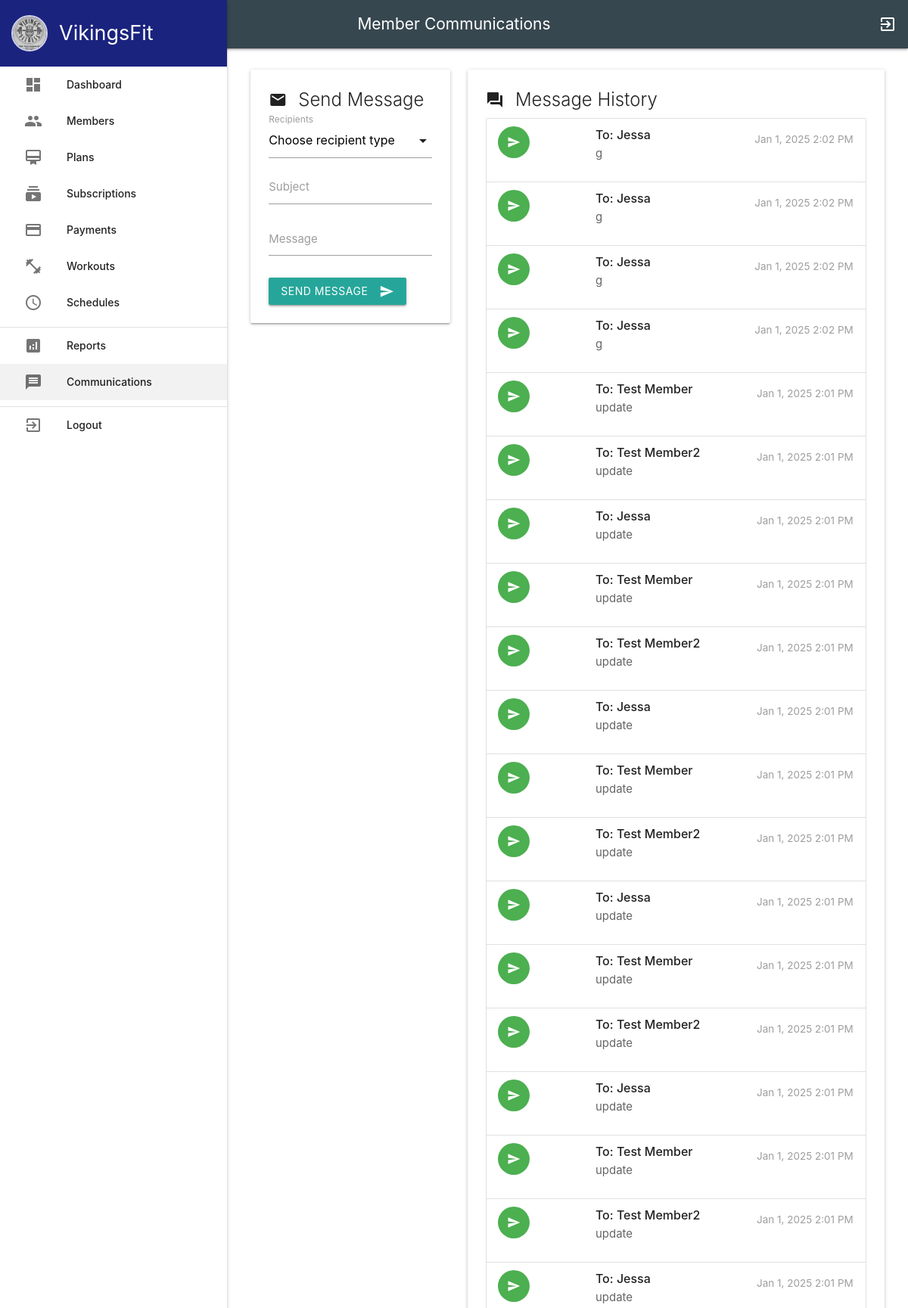
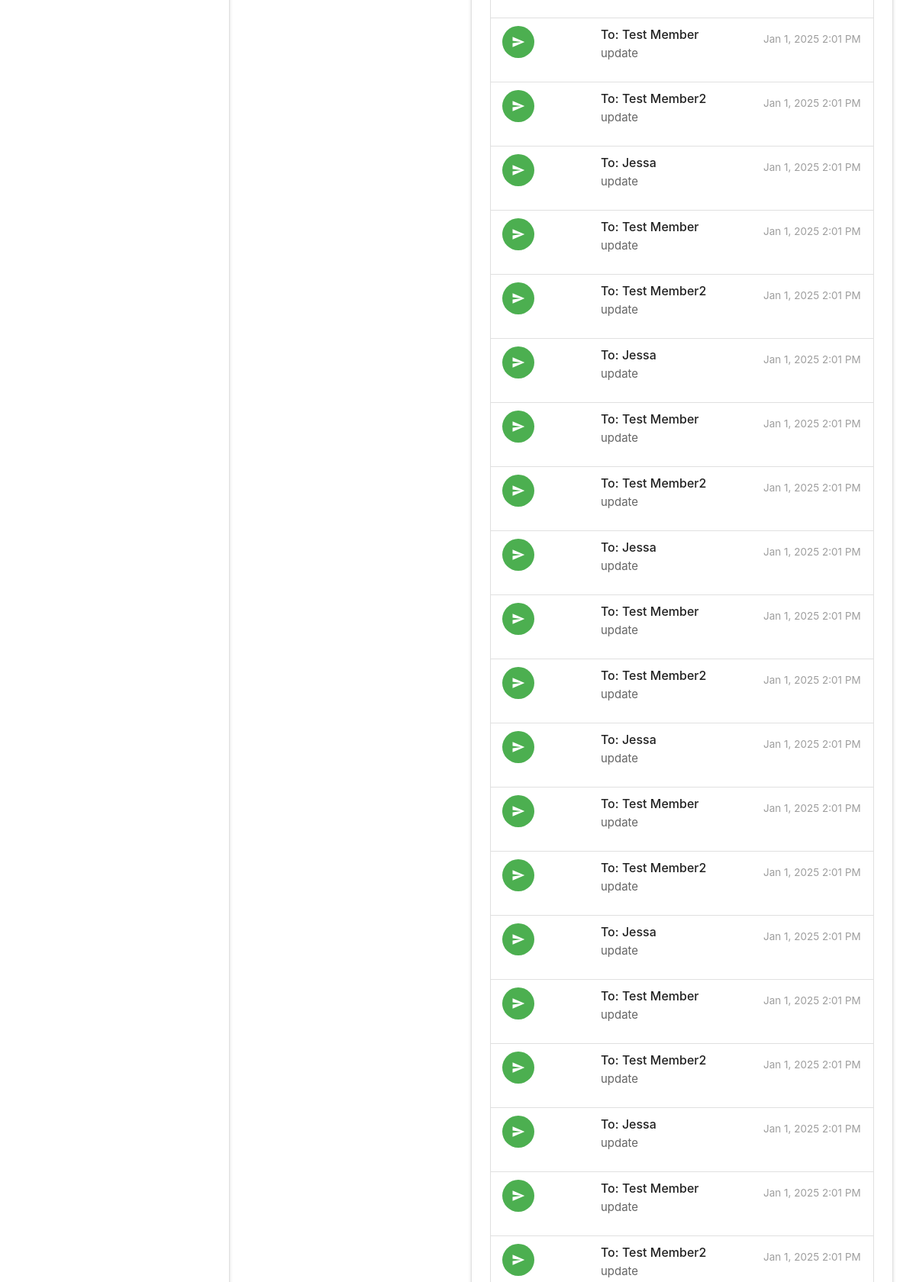
The app's page /admin/communications.php (signed in, upper part) with its own data (2 pictures, top to bottom).
### tables this page shows
CREATE TABLE `messages` (
  `id` int(11) NOT NULL,
  `sender_id` int(11) NOT NULL,
  `recipient_id` int(11) NOT NULL,
  `subject` varchar(255) NOT NULL,
  `message` text NOT NULL,
  `created_at` timestamp NOT NULL DEFAULT current_timestamp()
);

CREATE TABLE `users` (
  `id` int(11) NOT NULL,
  `username` varchar(50) NOT NULL,
  `password` varchar(255) NOT NULL,
  `email` varchar(100) NOT NULL,
  `full_name` varchar(100) NOT NULL,
  `role` enum('admin','member') DEFAULT 'member',
  `created_at` timestamp NOT NULL DEFAULT current_timestamp()
);

### admin/communications.php (the view, shortened to what this page needs)
<?php
require_once 'includes/header.php';
$database = new Database();
$db = $database->getConnection();
$stmt = $db->prepare("
    SELECT
        m.id,
        m.subject,
        m.message,
        m.created_at,
        m.sender_id,
        m.recipient_id,
        s.full_name as sender_name,
        r.full_name as recipient_name,
        r.email as recipient_email
    FROM messages m
    JOIN users s ON m.sender_id = s.id
    JOIN users r ON m.recipient_id = r.id
    WHERE m.sender_id = ? OR m.recipient_id = ?
    ORDER BY m.created_at DESC
    LIMIT 50
");
$stmt->execute([$_SESSION['user_id'], $_SESSION['user_id']]);
$conversations = $stmt->fetchAll(PDO::FETCH_ASSOC);
?>
<main>
    <div class="container-fluid" style="padding: 20px;">
        <div class="row">
            <div class="col s12 m4">
                <div class="card">
                    <div class="card-content">
                        <span class="card-title">
                            <i class="material-icons left">mail</i>
                            Send Message
                        </span>
                        <form method="POST">
                            <div class="input-field">
                                <label>Recipients</label>
                            </div>
                            <div class="input-field">
                                <input type="text" id="subject" name="subject" required>
                                <label for="subject">Subject</label>
                            </div>
                            <div class="input-field">
                                <textarea id="message" name="message" class="materialize-textarea" required></textarea>
                                <label for="message">Message</label>
                            </div>
                            <button class="btn waves-effect waves-light" type="submit">
                                Send Message
                                <i class="material-icons right">send</i>
                            </button>
                        </form>
                    </div>
                </div>
            </div>
            <div class="col s12 m8">
                <div class="card">
                    <div class="card-content">
                        <span class="card-title">
                            <i class="material-icons left">forum</i>
                            Message History
                        </span>
                        <ul class="collection">
                            <?php foreach ($conversations as $conv): ?>
                                <li class="collection-item avatar message-item" data-message-id="<?php echo $conv['id']; ?>">
                                    <?php if ($conv['sender_id'] == $_SESSION['user_id']): ?>
                                        <i class="material-icons circle green">send</i>
                                    <?php else: ?>
                                        <i class="material-icons circle orange">mail</i>
                                    <?php endif; ?>
                                    <div class="message-header">
                                        <?php if ($conv['sender_id'] == $_SESSION['user_id']): ?>
                                            <span class="title">To: <?php echo htmlspecialchars($conv['recipient_name']); ?></span>
                                        <?php else: ?>
                                            <span class="title">From: <?php echo htmlspecialchars($conv['sender_name']); ?></span>
                                        <?php endif; ?>
                                        <?php if ($conv['subject']): ?>
                                            <p class="subject"><?php echo htmlspecialchars($conv['subject']); ?></p>
                                        <?php endif; ?>
                                        <span class="secondary-content">
                                            <?php echo date('M j, Y g:i A', strtotime($conv['created_at'])); ?>
                                        </span>
                                    </div>
                                </li>
                            <?php endforeach; ?>
                        </ul>
                    </div>
                </div>
            </div>
        </div>
    </div>
</main>
<?php require_once 'includes/footer.php'; ?>

### admin/includes/header.php (style rules this page uses)
header, main, footer { padding-left: 300px; }

### admin/communications.php (style rules this page uses)
.collection .collection-item.avatar { min-height: 84px; cursor: pointer; transition: background-color 0.2s ease; }
.message-header { margin-left: 72px; }
.message-header .title { font-weight: 500; display: block; margin-bottom: 3px; }
.message-header .subject { margin: 0; color: #666; }
.secondary-content { color: #9e9e9e !important; font-size: 0.9rem; }

### records on screen
messages: recipient.full_name "Jessa", subject "g", created_at "Jan 1, 2025 2:02 PM"
messages: recipient.full_name "Jessa", subject "g", created_at "Jan 1, 2025 2:02 PM"
messages: recipient.full_name "Jessa", subject "g", created_at "Jan 1, 2025 2:02 PM"
messages: recipient.full_name "Jessa", subject "g", created_at "Jan 1, 2025 2:02 PM"
messages: recipient.full_name "Test Member", subject "update", created_at "Jan 1, 2025 2:01 PM"
messages: recipient.full_name "Test Member2", subject "update", created_at "Jan 1, 2025 2:01 PM"
messages: recipient.full_name "Jessa", subject "update", created_at "Jan 1, 2025 2:01 PM"
messages: recipient.full_name "Test Member", subject "update", created_at "Jan 1, 2025 2:01 PM"
messages: recipient.full_name "Test Member2", subject "update", created_at "Jan 1, 2025 2:01 PM"
messages: recipient.full_name "Jessa", subject "update", created_at "Jan 1, 2025 2:01 PM"
messages: recipient.full_name "Test Member", subject "update", created_at "Jan 1, 2025 2:01 PM"
messages: recipient.full_name "Test Member2", subject "update", created_at "Jan 1, 2025 2:01 PM"
messages: recipient.full_name "Jessa", subject "update", created_at "Jan 1, 2025 2:01 PM"
messages: recipient.full_name "Test Member", subject "update", created_at "Jan 1, 2025 2:01 PM"
messages: recipient.full_name "Test Member2", subject "update", created_at "Jan 1, 2025 2:01 PM"
messages: recipient.full_name "Jessa", subject "update", created_at "Jan 1, 2025 2:01 PM"
messages: recipient.full_name "Test Member", subject "update", created_at "Jan 1, 2025 2:01 PM"
messages: recipient.full_name "Test Member2", subject "update", created_at "Jan 1, 2025 2:01 PM"
messages: recipient.full_name "Jessa", subject "update", created_at "Jan 1, 2025 2:01 PM"
messages: recipient.full_name "Test Member", subject "update", created_at "Jan 1, 2025 2:01 PM"
messages: recipient.full_name "Test Member2", subject "update", created_at "Jan 1, 2025 2:01 PM"
messages: recipient.full_name "Jessa", subject "update", created_at "Jan 1, 2025 2:01 PM"
messages: recipient.full_name "Test Member", subject "update", created_at "Jan 1, 2025 2:01 PM"
messages: recipient.full_name "Test Member2", subject "update", created_at "Jan 1, 2025 2:01 PM"
messages: recipient.full_name "Jessa", subject "update", created_at "Jan 1, 2025 2:01 PM"
messages: recipient.full_name "Test Member", subject "update", created_at "Jan 1, 2025 2:01 PM"
messages: recipient.full_name "Test Member2", subject "update", created_at "Jan 1, 2025 2:01 PM"
messages: recipient.full_name "Jessa", subject "update", created_at "Jan 1, 2025 2:01 PM"
messages: recipient.full_name "Test Member", subject "update", created_at "Jan 1, 2025 2:01 PM"
messages: recipient.full_name "Test Member2", subject "update", created_at "Jan 1, 2025 2:01 PM"
messages: recipient.full_name "Jessa", subject "update", created_at "Jan 1, 2025 2:01 PM"
messages: recipient.full_name "Test Member", subject "update", created_at "Jan 1, 2025 2:01 PM"
messages: recipient.full_name "Test Member2", subject "update", created_at "Jan 1, 2025 2:01 PM"
messages: recipient.full_name "Jessa", subject "update", created_at "Jan 1, 2025 2:01 PM"
messages: recipient.full_name "Test Member", subject "update", created_at "Jan 1, 2025 2:01 PM"
messages: recipient.full_name "Test Member2", subject "update", created_at "Jan 1, 2025 2:01 PM"
messages: recipient.full_name "Jessa", subject "update", created_at "Jan 1, 2025 2:01 PM"
messages: recipient.full_name "Test Member", subject "update", created_at "Jan 1, 2025 2:01 PM"
messages: recipient.full_name "Test Member2", subject "update", created_at "Jan 1, 2025 2:01 PM"

### other values on screen
$page_title "Member Communications"
